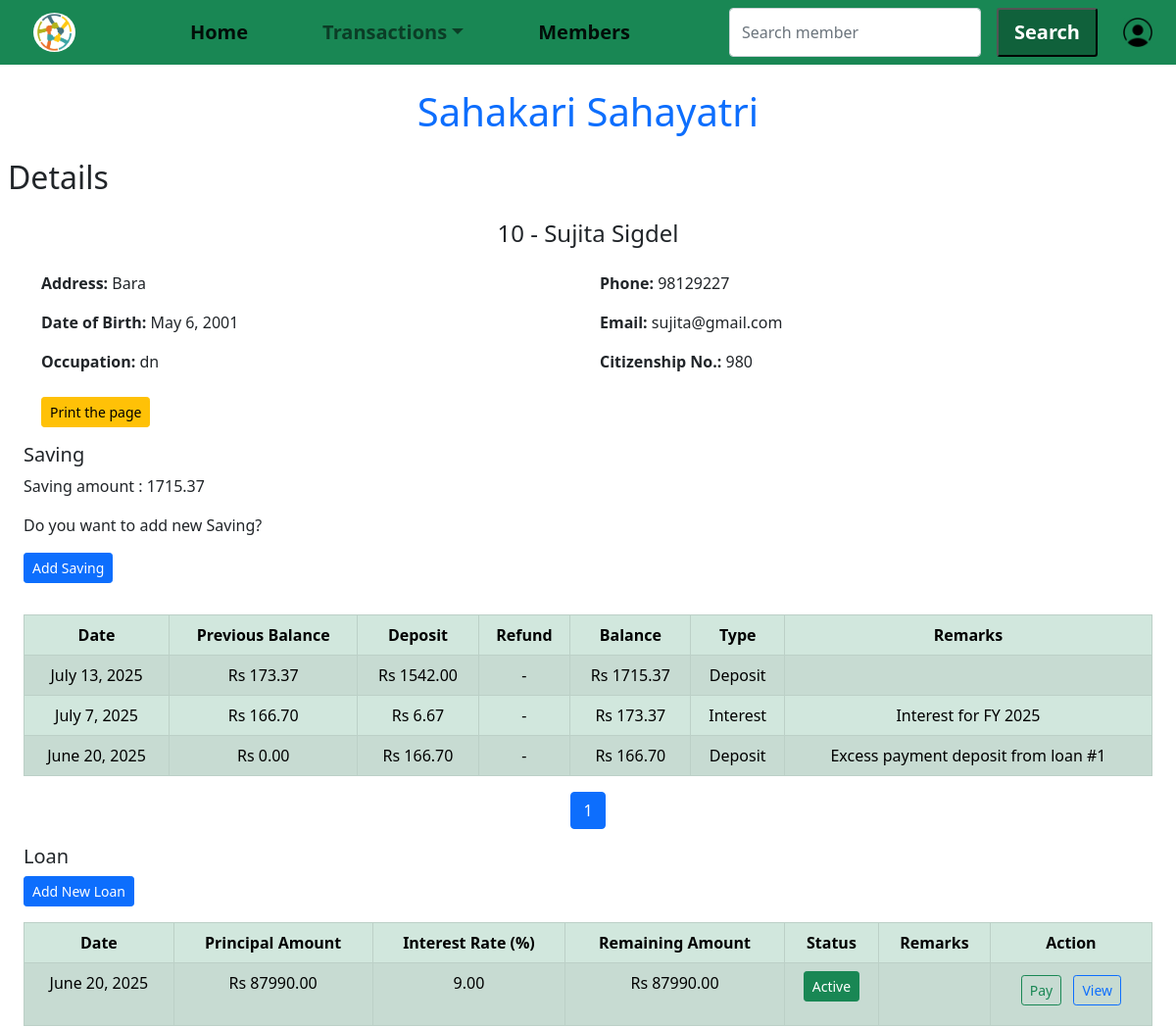
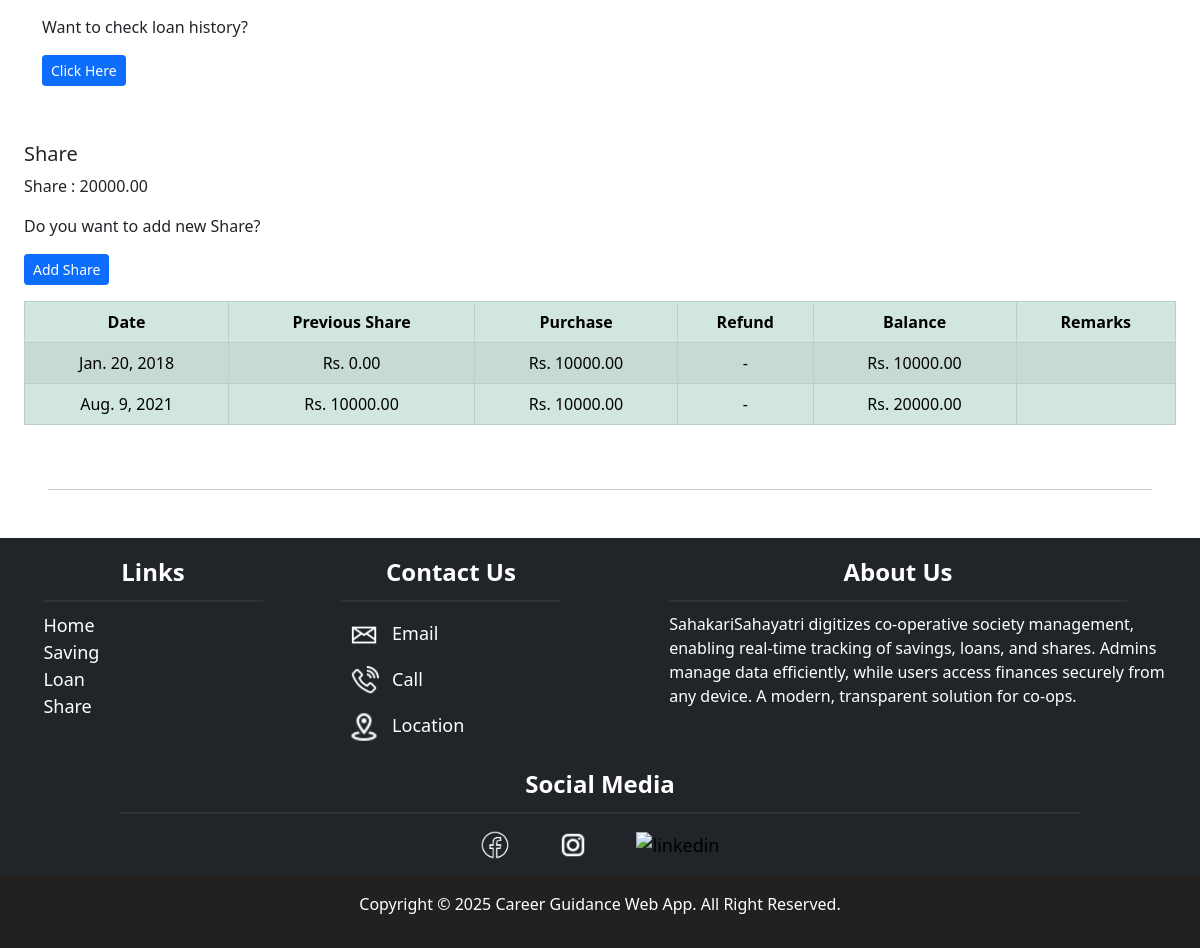
Screenshot of /member/details/10/ (signed in) with the database file from the repository (2 pictures, top to bottom).
### customer/models.py (models this page shows, shortened)
class Member(models.Model):
    user = models.OneToOneField(User, on_delete=models.CASCADE, related_name='member_profile')
    member_id = models.IntegerField(unique=True, primary_key=True)
    first_name = models.CharField(max_length=30, blank=False)
    middle_name = models.CharField(max_length=30, blank=True)
    last_name = models.CharField(max_length=30, blank=False)
    email = models.EmailField(unique=True, blank=True)
    phone_number = models.CharField(max_length=15, unique=True, blank=True)
    address = models.TextField(blank=False)
    date_of_birth = models.DateField(blank=True, null=True)
    citizenship_number = models.CharField(max_length=20, unique=True, blank=False)
    occupation = models.CharField(max_length=100, blank=True)
    date_joined = models.DateField(null=True, blank=True)
    name = models.CharField(max_length=100, blank=False, editable=False)
    class Meta:
        ordering = ['member_id']  # Ascending order

### saving/models.py (models this page shows, shortened)
class Deposit(models.Model):
    customer = models.ForeignKey(Member, on_delete=models.CASCADE, related_name='deposits')
    amount = models.DecimalField(max_digits=12, decimal_places=2)
    date = models.DateField(default=timezone.now)
    payment_method = models.CharField(max_length=50, choices=[
        ('cash', 'Cash'),
        ('bank_transfer', 'Bank Transfer'),
        ('cheque', 'Cheque'),
    ], default='cash')
    remarks = models.TextField(blank=True, null=True)
    class Meta:
        ordering = ['date']

class YearlyInterest(models.Model):
    customer = models.ForeignKey(Member, on_delete=models.CASCADE, related_name='yearly_interests')
    year = models.IntegerField(help_text="Fiscal year starting in Shrawan")  # e.g., 2081
    previous_interest_rate = models.DecimalField(max_digits=5, decimal_places=2)
    previous_interest_amount = models.DecimalField(max_digits=12, decimal_places=2, default=0.00)
    current_interest_rate = models.DecimalField(max_digits=5, decimal_places=2)
    current_interest_amount = models.DecimalField(max_digits=12, decimal_places=2, default=0.00)
    date = models.DateField(default=timezone.now)
    remarks = models.TextField(blank=True, null=True)
    class Meta:
        unique_together = ('customer', 'year')
        ordering = ['date']

### loan/models.py (models this page shows, shortened)
class Loan(models.Model):
    customer = models.ForeignKey(Member, on_delete=models.CASCADE, related_name='loans')
    amount = models.DecimalField(max_digits=15, decimal_places=2, help_text="Original loan principal")
    interest_rate = models.DecimalField(max_digits=5, decimal_places=2, help_text="Annual interest rate (e.g. 0.075 for 7.5%)")
    start_date = models.DateField(default=timezone.now)
    remaining_principal = models.DecimalField(max_digits=15, decimal_places=2, default=0)
    status = models.CharField(max_length=20, choices=[
        ('active', 'Active'),
        ('closed', 'Closed'),
    ], default='active', help_text="Current status of the loan")
    remarks = models.TextField(blank=True, null=True)
    last_renewed = models.DateField(null=True, blank=True)

### share/models.py (models this page shows, shortened)
class ShareCapital(models.Model):
    customer = models.ForeignKey(Member, on_delete=models.CASCADE, related_name='share_purchases')
    share_amount = models.IntegerField(help_text="Share Amount at purchase time")
    purchase_date = models.DateField(default=timezone.now)

### customer/views.py (the view, shortened to what this page needs)
# urls.py: path('member/details/<int:member_id>/', customer.member_details, name='customer_details'),
@login_required(login_url='loginpage')
def member_details(request, member_id):
    if request.user.is_staff or request.user.is_superuser:
        member = get_object_or_404(Member, member_id=member_id)
        name = f"{member.first_name} {member.middle_name + ' ' if member.middle_name else ''}{member.last_name}"
        deposits = Deposit.objects.filter(customer=member)
        refunds = SavingRefund.objects.filter(customer=member)
        interests = YearlyInterest.objects.filter(customer=member)
        transactions = []
        total_deposit = Decimal('0.00')
        total_refund = Decimal('0.00')
        total_interest_gain = Decimal('0.00')
        for deposit in deposits:
            total_deposit += deposit.amount
            transactions.append({
                'date': deposit.date,
                'type': 'Deposit',
                'amount': deposit.amount,
                'payment_method': deposit.payment_method,
                'remarks': deposit.remarks,
            })
        for interest in interests:
            interest_amount = interest.previous_interest_amount + interest.current_interest_amount
            total_interest_gain += interest_amount
            transactions.append({
                'date': interest.date,
                'type': 'Interest',
                'amount': interest_amount,
                'payment_method': 'Auto',
                'remarks': f"Interest for FY {interest.year}",
            })
        total_saved = total_deposit + total_interest_gain - total_refund
        transactions.sort(key=lambda x: x['date'], reverse=True)    # Sort saving transactions (newest first)
        METHOD_DISPLAY = {
            'cash': 'Cash',
            'bank_transfer': 'Bank Transfer',
            'cheque': 'Cheque',
            'Auto': 'Interest',
        }
        running_balance = Decimal('0.00')
        detailed_transactions = []
        for tx in reversed(transactions):  # accumulate from oldest
            previous_balance = running_balance
            running_balance += tx['amount']
            detailed_transactions.append({
                'member_id': member_id,
                'date': tx['date'],
                'type': tx['type'],
                'amount': abs(tx['amount']),
                'previous_balance': previous_balance,
                'balance': running_balance,
                'payment_method': METHOD_DISPLAY.get(tx['payment_method'], tx['payment_method']),
                'remarks': tx['remarks'],
            })
        detailed_transactions.reverse()
        loans = Loan.objects.filter(customer=member).order_by('-start_date')
        loan_transactions = [{
            'id': loan.id,
            'date': loan.start_date,
            'amount': loan.amount,
            'interest_rate': loan.interest_rate,
            'remaining_principal': loan.remaining_principal,
            'last_renewed': loan.last_renewed,
            'status': loan.status
        } for loan in loans]
        share_purchases = ShareCapital.objects.filter(customer=member)
        share_refunds = ShareRefund.objects.filter(customer=member)
        share_events = []
        for share in share_purchases:
            share_events.append({
                'date': share.purchase_date,
                'amount': Decimal(share.share_amount),
                'type': 'Purchase',
                'remarks': getattr(share, 'remarks', '')
            })
        share_events.sort(key=lambda x: x['date'])
        total_share = Decimal('0.00')
        running_share = Decimal('0.00')
        share_transactions = []
        for event in share_events:
            previous_share = running_share
            running_share += event['amount']
            share_transactions.append({
                'date': event['date'],
                'type': event['type'],
                'amount': abs(event['amount']),
                'previous_share': previous_share,
                'balance': running_share,
                'remarks': event['remarks'],
            })
        total_share = running_share
        paginator = Paginator(detailed_transactions, 10)
        page_number = request.GET.get('page')
        page_obj = paginator.get_page(page_number)
        return render(request, 'customer_details.html', {
            'member': member,
            'name': name,
            'total_share': total_share,
            'total_saved': total_saved,
            'transactions': detailed_transactions,
            'loan_transactions': loan_transactions,
            'share_transactions': share_transactions,
            'page_obj': page_obj
        })
    else:
        return redirect('about_me')

### customer/templates/customer_details.html (shortened to what this page needs)
{% extends "base.html" %}
{% load static %}
{% block content %}
<div class="details m-2">
    <h2>Details</h2>
    <div class="info container mt-4">
        <div class="row mb-3">
            <h4 class="text-center">{{ member.member_id }} - {{name}}</h4>
        </div>
        <div class="row mb-2">
            <div class="col-md-6">
                <p><strong>Address:</strong> {{ member.address }}</p>
                <p><strong>Date of Birth:</strong> {{ member.date_of_birth }}</p>
                <p><strong>Occupation:</strong> {{ member.occupation }}</p>
            </div>
            <div class="col-md-6">
                <p><strong>Phone:</strong> {{ member.phone_number }}</p>
                <p><strong>Email:</strong> {{ member.email }}</p>
                <p><strong>Citizenship No.:</strong> {{ member.citizenship_number }}</p>
            </div>
        </div>
        <a href="" id="printbutton" class="btn btn-sm btn-warning">Print the page</a>
    </div>
    <div class="m-3">
        <h5>Saving</h5>
        <p>
            Saving amount : {{total_saved}} <br>
            <p>Do you want to add new Saving?</p>
            <a href="{% url 'saving_add' member.member_id %}" class="btn btn-sm btn-primary">Add Saving</a>
        </p>
    <div class="table-responsive mt-3">
        <table class="table table-striped table-hover table-bordered mt-3 text-center table-success">
            <thead>
                <tr>
                    <th>Date</th>
                    <th>Previous Balance</th>
                    <th>Deposit</th>
                    <th>Refund</th>
                    <th>Balance</th>
                    <th>Type</th>
                    <th>Remarks</th>
                </tr>
            </thead>
            <tbody>
                {% for tx in page_obj %}
                    <tr>
                        <td>{{ tx.date }}</td>
                        <td>Rs {{ tx.previous_balance|floatformat:2 }}</td>
                        {% if tx.type == "Deposit" or  tx.type == "Interest" %}
                            <td>Rs {{ tx.amount|floatformat:2 }}</td>
                        {% else %}
                            <td>-</td>
                        {% endif %}
                        {% if tx.type == "Refund" %}
                            <td>Rs {{ tx.amount|floatformat:2 }}</td>
                        {% else %}
                            <td>-</td>
                        {% endif %}
                        <td>Rs {{ tx.balance|floatformat:2 }}</td>
                        <td>{{ tx.type }}</td>
                        <td>{{ tx.remarks }}</td>
                    </tr>
                {% endfor %}
            </tbody>
        </table>
    </div>
        <nav aria-label="Page navigation">
            <ul class="pagination justify-content-center">
                <li class="page-item active">
                    <span class="page-link">{{ page_obj.number }}</span>
                </li>
            </ul>
        </nav>
    </div>
    <div class="m-3">
        <h5>Loan</h5>
        <a href="{% url 'loan_add_individual' member.member_id %}" class="btn btn-sm btn-primary">Add New Loan</a>
        {% if loan_transactions %}
            {% for loan in loan_transactions %}
                {% if loan.status == "active" %}
                <div class="table-responsive">
                    <table class="table table-success table-striped table-hover table-bordered mt-3 text-center">
                        <thead>
                            <tr>
                                <th>Date</th>
                                <th>Principal Amount</th>
                                <th>Interest Rate (%)</th>
                                <th>Remaining Amount</th>
                                <th>Status</th>
                                <th>Remarks</th>
                                <th>Action</th>
                            </tr>
                        </thead>
                        <tbody>
                            <tr>
                                <td>{{ loan.date }}</td>
                                <td>Rs {{ loan.amount|floatformat:2 }}</td>
                                <td>{{ loan.interest_rate|floatformat:2 }}</td>
                                <td>Rs {{ loan.remaining_principal|floatformat:2 }}</td>
                                <td><p class="btn btn-sm btn-success">Active</p></td>
                                <td>{{ loan.remarks }}</td>
                                <td>
                                    <a href="{% url 'loan_update' loan.id %}" class="btn btn-sm btn-outline-success m-1">Pay</a>
                                    <a href="{% url 'loan_details' loan.id %}" class="btn btn-sm btn-outline-primary m-1">View</a>
                                </td>
                            </tr>
                        </tbody>
                    </table>
                </div>
                {% endif %}
            {% endfor %}
            <div class="container">
                <p>Want to check loan history?</p>
                <a href="{% url 'user_loan_all' member.member_id %}" class="btn btn-sm btn-primary">Click Here</a>
            </div>
        {% else %}
            <p>No loan transactions available.</p>
        {% endif %}
    </div><br>
    <div class="m-3">
        <h5>Share</h5>
        <p>
            Share : {{total_share}}
        </p>
        {% if share_transactions %}
        <p>Do you want to add new Share?</p>
        <a href="{% url 'share_add' member.member_id %}" class="btn btn-sm btn-primary">Add Share</a>
        <div class="table-responsive">
            <table class="table table-responsive table-striped table-bordered mt-3 text-center table-hover table-success">
                <thead>
                    <tr>
                        <th>Date</th>
                        <th>Previous Share</th>
                        <th>Purchase</th>
                        <th>Refund</th>
                        <th>Balance</th>
                        <th>Remarks</th>
                    </tr>
                </thead>
                <tbody>
                    {% for share in share_transactions %}
                        <tr>
                            <td>{{ share.date }}</td>
                            <td>Rs. {{ share.previous_share|floatformat:2 }}</td>
                            <td>
                                {% if share.type == 'Purchase' %}
                                    Rs. {{ share.amount|floatformat:2 }}
                                {% else %}
                                    -
                                {% endif %}
                            </td>
                            <td>
                                {% if share.type == 'Refund' %}
                                    Rs. {{ share.amount|floatformat:2 }}
                                {% else %}
                                    -
                                {% endif %}
                            </td>
                            <td>Rs. {{ share.balance|floatformat:2 }}</td>
                            <td>{{ share.remarks }}</td>
                        </tr>
                    {% endfor %}
                </tbody>
            </table>
        </div>
        {% else %}
            <p>No share transactions available.</p>
            <a href="{% url 'share_add' member.member_id %}" class="btn btn-sm btn-primary">Add Share</a>
        {% endif %}
    </div>
</div>
{% endblock content %}

### static/css/style.css (style rules this page uses)
html { font-size: 16px; }
body { margin: 0; padding: 0; }

### rows the page displays
Member: member_id "10", name "Sujita Sigdel", address "Bara", date_of_birth "May 6, 2001", occupation "dn", phone_number "98129227", email "sujita@gmail.com", citizenship_number "980"
Deposit: date "July 13, 2025"
YearlyInterest: date "July 7, 2025", previous_balance "166.70", amount "6.67", balance "173.37", type "Interest", remarks "Interest for FY 2025"
Deposit: date "June 20, 2025", remarks "Excess payment deposit from loan #1"
Loan: date "June 20, 2025", amount "87990.00", interest_rate "9.00", remaining_principal "87990.00", status "active" (drawn)
ShareCapital: date "Jan. 20, 2018"
ShareCapital: date "Aug. 9, 2021"

### other values shown
{{ total_saved }} "1715.37"
{{ tx.previous_balance|floatformat:2 }} "173.37" "0.00"
{{ tx.amount|floatformat:2 }} "1542.00" "166.70"
{{ tx.balance|floatformat:2 }} "1715.37" "166.70"
{{ tx.type }} "Deposit" "Deposit"
{{ page_obj.number }} "1"
{{ total_share }} "20000.00"
{{ share.previous_share|floatformat:2 }} "0.00" "10000.00"
{{ share.amount|floatformat:2 }} "10000.00" "10000.00"
{{ share.balance|floatformat:2 }} "10000.00" "20000.00"
